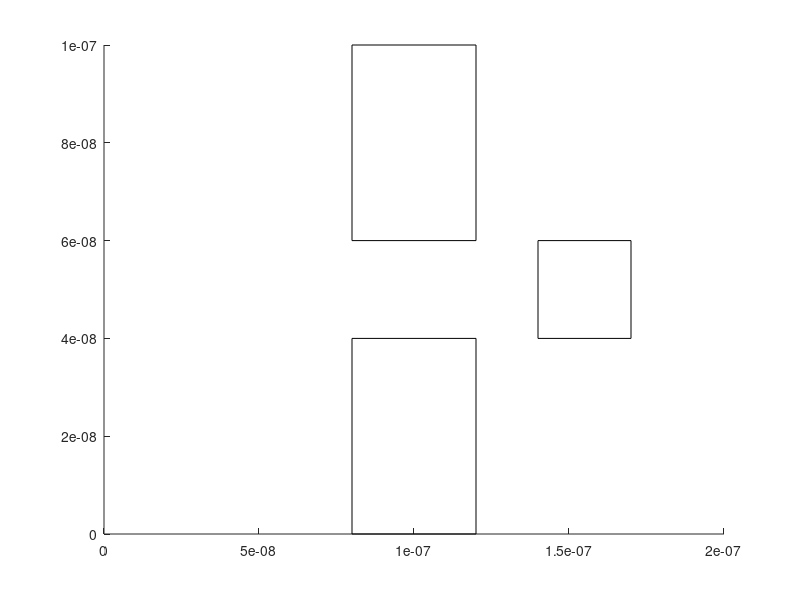

MATLAB code to generate this figure: (Note: this script raises an error after producing the figure.)
clearvars; close all; clc
set(0,'DefaultFigureWindowStyle','docked')
T = 300;
q = 1.602e-19;
kb = 1.38064852*10^-23;
kt = 1.38064852*10^-23*T;
m = (9.10938356*10^-31)*0.26;
vth = sqrt(2*kt/m);
width = 200e-9;
height = 100e-9;
n = 1000;
xp = zeros(n,1);
x = ((0.1e-7)-0.05e-7).*rand(n,1)+0.05e-7;
y = ((0.55e-7)-0.45e-7).*rand(n,1)+0.45e-7;
yp = zeros(n,1);
Nt = 1000;
tmn = 0.2e-12;
dt = (1/100)*(width/vth) ;

%maxwell-boltzmann distribution
vx = randn(n,1) *vth/sqrt(2);
vy = randn(n,1) *vth/sqrt(2);
vx_thermalized = randn(n,1) *vth/sqrt(2);
vy_thermalized = randn(n,1) *vth/sqrt(2);

boxes = {};
boxes{1}.X = [0.8 0.4]*1e-7;
boxes{1}.Y = [0.6 0.4]*1e-7;
boxes{2}.X = [0.8 0.4]*1e-7;
boxes{2}.Y = [0 0.4]*1e-7;
boxes{3}.X = [1.4 0.3]*1e-7;
boxes{3}.Y = [0.4 0.2]*1e-7;

%retangle(xmin ymin howwide howlong)
for z = 1:3
hold on
rectangle('position',[boxes{z}.X(1), boxes{z}.Y(1),boxes{z}.X(2),boxes{z}.Y(2)])
axis([0 width 0 height])
end

for t =1:Nt  
    %position calculations 
    xp = x;
    yp = y;

    x = x + vx*dt;
    y = y + vy*dt;

    %scattering probabilty
    Pscat = 1-exp(-dt/tmn);
    scat = Pscat > rand(n,1);
    vx(scat) = vx_thermalized(scat);
    vy(scat) = vy_thermalized(scat);
      
    %Boundary conditions 
    %inside top and bottom box and right box
    InTopBox = x < 1.2e-7 & x > 0.8e-7 & y > 0.6e-7;
    InBotBox = x < 1.2e-7 & x > 0.8e-7 & y < 0.4e-7;
    InrightBox = x < 1.7e-7 & x > 1.4e-7 & y < 0.6e-7 & y > 0.4e-7;
    
    %right and left of the boxes
    reflectxtopright = xp > 1.2e-7 & yp > 0.6e-7;
    reflextxtopleft = xp < 0.8e-7 & yp > 0.6e-7;
    reflectxbotright = xp > 1.2e-7 & yp < 0.4e-7;
    reflextxbotleft = xp < 0.8e-7 & yp < 0.4e-7;
    reflectmiddle = xp < 1.2e-7 & xp > 0.8e-7;

    %reverse xspeed for topbox 
    vx(reflectxtopright & InTopBox) = -vx(reflectxtopright & InTopBox);
    vx(reflextxtopleft & InTopBox) = -vx(reflextxtopleft & InTopBox);
   
    %reverse xspeed for bottom box
    vx(reflectxbotright & InBotBox) = -vx(reflectxbotright & InBotBox);
    vx(reflextxbotleft & InBotBox) = -vx(reflextxbotleft & InBotBox);
    
    %reverse x for bottom box
    x(reflectxbotright & InBotBox) = xp(reflectxbotright & InBotBox);
    x(reflextxbotleft & InBotBox) = xp(reflextxbotleft & InBotBox);
    
    %reverse x for top box
    x(reflectxtopright & InTopBox) = xp(reflectxtopright & InTopBox);
    x(reflextxtopleft & InTopBox) = xp(reflextxtopleft & InTopBox);
    
    %reverse y for top and bottom box
    y(reflectxbotright & InBotBox) = yp(reflectxbotright & InBotBox);
    y(reflextxbotleft & InBotBox) = yp(reflextxbotleft & InBotBox);
    y(reflectxtopright & InTopBox) = yp(reflectxtopright & InTopBox);
    y(reflextxtopleft & InTopBox) = yp(reflextxtopleft & InTopBox);
    
    %reverse yspeed and y for middle 
    vy(reflectmiddle & (InTopBox|InBotBox)) = -vy(reflectmiddle & (InTopBox|InBotBox));
    y(reflectmiddle & (InTopBox|InBotBox)) = yp(reflectmiddle & (InTopBox|InBotBox));

    %pparticle hitting left and right
    vx(x>width) = -vx(x>width);
    vx(x<0) = -vx(x<0);

    %particle hitting top and bottom
    vy(y>height) = -vy(y>height);
    vy(y<0) = -vy(y<0);
    
    
    %reflect top and bottom of right box
    toprightBox = xp < 1.7e-7 & xp > 1.4e-7 & yp > 0.6e-7;
    botrightBox = xp < 1.7e-7 & xp > 1.4e-7 & yp < 0.4e-7;
    
    %reflect right and left of right box
    rightrightBox =  xp < 1.4e-7 & yp < 0.6e-7 & yp > 0.4e-7;
    leftrightBox = xp > 1.7e-7  & yp < 0.6e-7 & yp > 0.4e-7;
    
    %reverse x and y speed for right box
    vy(toprightBox& InrightBox) = -vy(toprightBox & InrightBox);
    vy(botrightBox & InrightBox) = -vy(botrightBox & InrightBox);
    vx(rightrightBox& InrightBox) = -vx(rightrightBox & InrightBox);
    vx(leftrightBox & InrightBox) = -vx(leftrightBox & InrightBox);
  
    v_ave(t) = sum(sqrt((vx.^2)+(vy.^2)))/n;
 
    %ploting 
    for i = 1:n
       plot([xp(i),x(i)],[yp(i),y(i)],'Seriesindex',i)
        hold on 
    end
    
     pause(0.1)
end
 

Nbinx = 40;
Nbiny = 30;
binx = ceil(x*Nbinx/width);   % 100nm -> bin 5
% ->     [ 1, 4, 7, 7 .. bin_of_last_part ]
biny = ceil(y*Nbiny/height);

for  i=1:Nbinx
    for j = 1:Nbiny
    match = binx==i & biny==j;
    ebox(i,j) = sum(match);
    end
end

for  i=1:Nbinx
    for j = 1:Nbiny
    match = binx==i & biny==j;
    temperature(i,j) = sum(((sqrt(((vx(match)).^2)+((vy(match)).^2))*m)/2)/kb);
    end
end

z = 1:1:Nt;
figure(2)
surf(ebox)
title('Density')
figure(3)
surf(temperature)
title('Temperature')